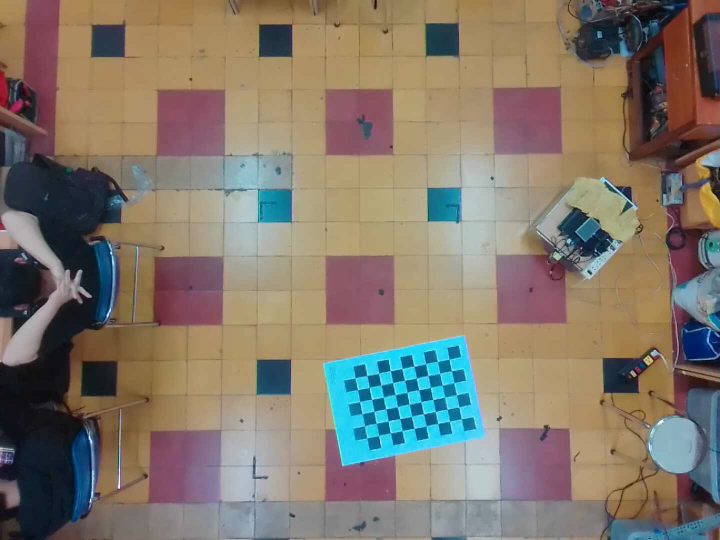
#> input picture Chessboard_to_Calib/captured_image_20240714_113548_409897.jpg, 1440 x 1080 px (shown at 1/2 size); its folder holds only this picture in this run
$ python Calib.py
#> lines starting #> are read from the running program, lines starting #| are printed output that depends on the picture; after the words box and inside, x2 and y2 are one past the last pixel; in counts of white or black regions, pixels touching at a corner belong together; long printed decimals are rounded
#!/usr/bin/env python3

'''
Welcome to the Camera Calibration Program!

This program:
  - Performs camera calibration using a chessboard.
  - Author: Mai Thanh Dat - Nguyen Phuc Bao Nguyen
'''

from __future__ import print_function # Python 2/3 compatibility
import cv2 # Import the OpenCV library to enable computer vision
import numpy as np # Import the NumPy scientific computing library
import glob # Used to get retrieve files that have a specified pattern

# Project: Camera Calibration Using Python and OpenCV
# Date created: 12/19/2021
# Python version: 3.8

# Chessboard dimensions
number_of_squares_X = 10 # Number of chessboard squares along the x-axis
number_of_squares_Y = 7  # Number of chessboard squares along the y-axis
nX = number_of_squares_X - 1 # Number of interior corners along x-axis
nY = number_of_squares_Y - 1 # Number of interior corners along y-axis
square_size = 0.07 # Size, in meters, of a square side

# Set termination criteria. We stop either when an accuracy is reached or when
# we have finished a certain number of iterations.
criteria = (cv2.TERM_CRITERIA_EPS + cv2.TERM_CRITERIA_MAX_ITER, 30, 0.001)

# Define real world coordinates for points in the 3D coordinate frame
# Object points are (0,0,0), (1,0,0), (2,0,0) ...., (5,8,0)
object_points_3D = np.zeros((nX * nY, 3), np.float32)

# These are the x and y coordinates
object_points_3D[:,:2] = np.mgrid[0:nX, 0:nY].T.reshape(-1, 2)

object_points_3D = object_points_3D * square_size

# Store vectors of 3D points for all chessboard images (world coordinate frame)
object_points = []

# Store vectors of 2D points for all chessboard images (camera coordinate frame)
image_points = []

#frame size
frameSize = (1440,1080)

def main():

  # Get the file path for images in the current directory
  images = glob.glob('Chessboard_to_Calib/*.png') + glob.glob('Chessboard_to_Calib/*.jpg')

  # Go through each chessboard image, one by one
  for image_file in images:

    # Load the image
    image = cv2.imread(image_file)
#> image is the input picture: shape (1080, 1440, 3); mean B, G, R 107.5, 120.2, 130.3
    new_width = 640
    new_height = 480

    # Resize ảnh
    resized_image = cv2.resize(image, (new_width, new_height))
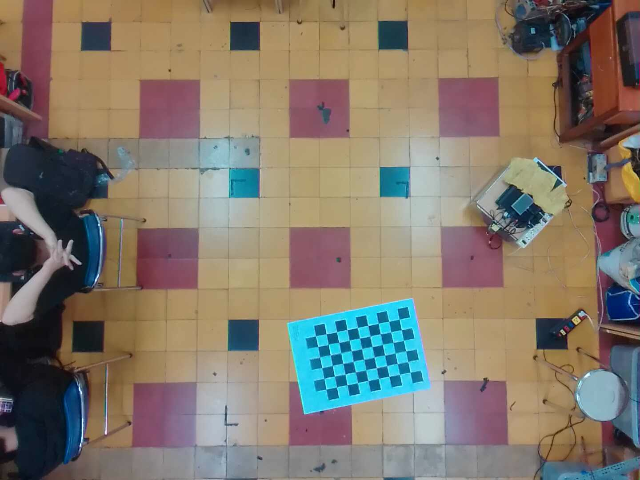
#> resized_image: shape (480, 640, 3); mean B, G, R 107.4, 120.2, 130.3

    # Convert the image to grayscale
    gray = cv2.cvtColor(resized_image, cv2.COLOR_BGR2GRAY)
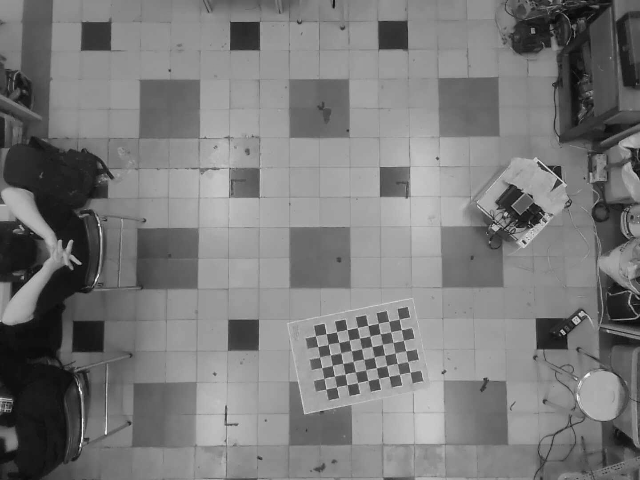
#> gray: shape (480, 640); min 3, max 248, mean 121.8

    # Find the corners on the chessboard
    success, corners = cv2.findChessboardCorners(gray, (nX, nY), None)
#> success = True; corners = 54 rows, first 8: [410, 372.3], [399.5, 374.4], [388.9, 376.5], [378.6, 378.4], [368.1, 380.6], [357.3, 382.7], [347.1, 384.8], [336.4, 387.2]

    # If the corners are found by the algorithm, draw them
    if success == True:

      # Append object points
      object_points.append(object_points_3D)

      # Find more exact corner pixels
      corners_2 = cv2.cornerSubPix(gray, corners, (11,11), (-1,-1), criteria)
#> corners_2 = 54 rows, first 8: [405.3, 368.6], [405.3, 368.6], [383.1, 372.2], [383.1, 372.2], [374.5, 382.4], [349.9, 378], [341.7, 380.1], [341.7, 380.1]

      # Append image points
      image_points.append(corners_2)

      # Draw the corners
      cv2.drawChessboardCorners(resized_image, (nX, nY), corners_2, success)
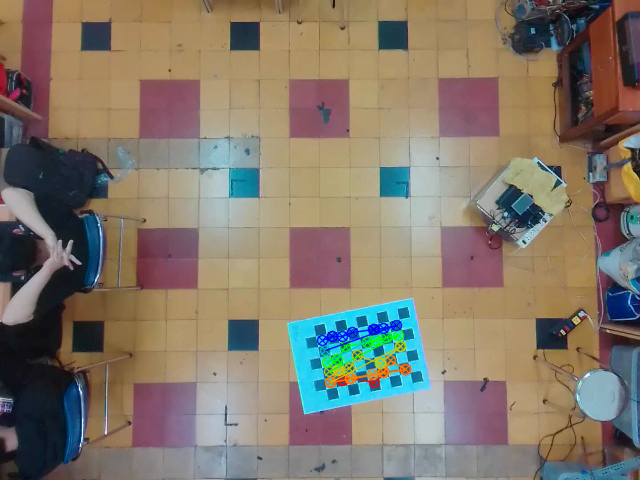
#> resized_image: shape (480, 640, 3); 1.19% of pixels changed, all inside (x1, y1, x2, y2) = (316, 319, 412, 389)

      # Display the image. Used for testing.
      cv2.imshow("Image", resized_image)

      # Display the window for a short period. Used for testing.
      cv2.waitKey(1000)

  # Perform camera calibration to return the camera matrix, distortion coefficients, rotation and translation vectors etc
  ret, mtx, dist, rvecs, tvecs = cv2.calibrateCamera(object_points,
                                                    image_points,
                                                    frameSize,
                                                    None,
                                                    None)
#> ret = 7.03; mtx = [[815.3, 0, 751.8], [0, 758.1, 531.6], [0, 0, 1]]; dist = [[0.173, 0.744, -0.123, -0.0207, -6.09]]; rvecs = ([-0.837, -0.904, 2.69],); tvecs = ([-2.21, -1.01, 5.71],)

  # Save parameters to a file
  cv_file = cv2.FileStorage('calibration_chessboard.yaml', cv2.FILE_STORAGE_WRITE)
  cv_file.write('K', mtx)
  cv_file.write('D', dist)
  cv_file.release()

  # Load the parameters from the saved file
  cv_file = cv2.FileStorage('calibration_chessboard.yaml', cv2.FILE_STORAGE_READ)
  mtx = cv_file.getNode('K').mat()
  dst = cv_file.getNode('D').mat()
  cv_file.release()

  # Display key parameter outputs of the camera calibration process
  print("Camera matrix:")
  print(mtx)

  print("\n Distortion coefficient:")
  print(dist)
#| [[ 0.1726  0.7442 -0.1232 -0.02069 -6.094]]

  # Close all windows
  cv2.destroyAllWindows()

if __name__ == '__main__':
  print(__doc__)
  main()

$ run again, on Chessboard_to_Calib/captured_image_20240714_113832_767156.jpg
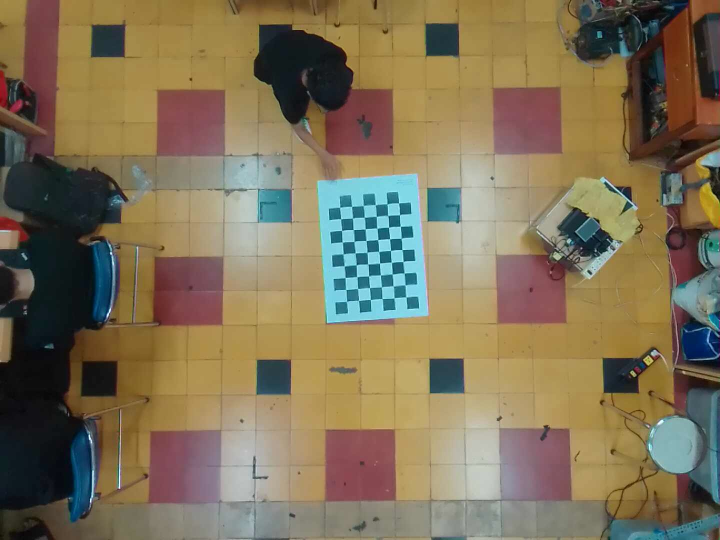
#> input picture Chessboard_to_Calib/captured_image_20240714_113832_767156.jpg, 1440 x 1080 px (shown at 1/2 size)
#> in main, image is the input picture: shape (1080, 1440, 3); mean B, G, R 87.5, 114.2, 127.4
#> in main, `gray = cv2.cvtColor(resized_image, cv2.COLOR_BGR2GRAY)`:
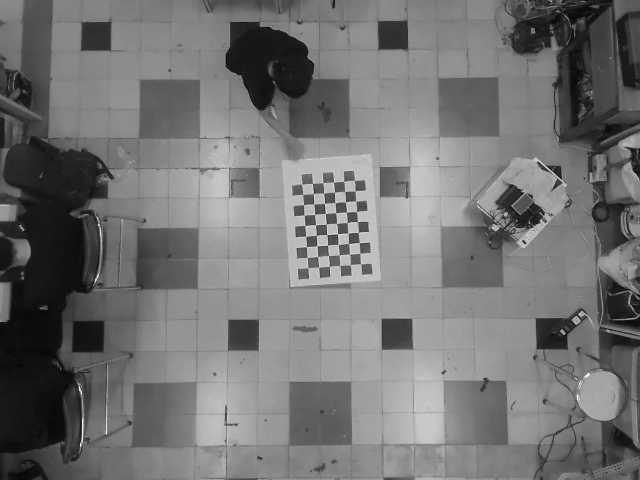
#> gray: shape (480, 640); min 3, max 248, mean 115
#> success = True; corners = 54 rows, first 8: [307.7, 267.9], [307.2, 257.4], [306.5, 246.6], [305.7, 236.3], [304.9, 225.6], [304.1, 215.2], [303.5, 204.6], [302.7, 194.5]
#> corners_2 = 54 rows, first 8: [313.4, 261.3], [312.8, 250.4], [312.3, 241.4], [312.3, 241.4], [309.5, 220.2], [309.5, 220.2], [309.5, 209.4], [309.5, 199.6]
#> in main, `cv2.drawChessboardCorners(resized_image, (nX, nY), corners_2, success)`:
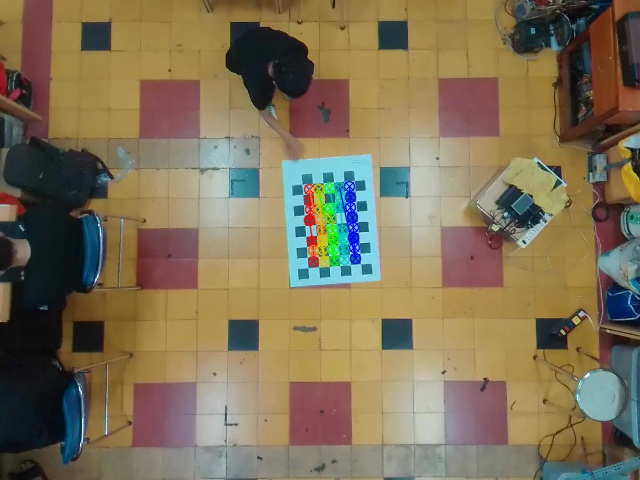
#> resized_image: shape (480, 640, 3); mean B, G, R 86.7, 113.8, 127.5
#> ret = 4.53; mtx = [[873.7, 0, 709.9], [0, 411.2, 626.3], [0, 0, 1]]; dist = [[-0.104, -0.0745, -0.00426, -0.0824, 0.0458]]; rvecs = ([-0.335, 0.76, -1.05],); tvecs = ([-1.38, -3.32, 3.49],)
#| [[-0.1042 -0.07446 -0.004258 -0.08239  0.04584]]

$ run again, on Chessboard_to_Calib/captured_image_20240714_113845_578745.jpg
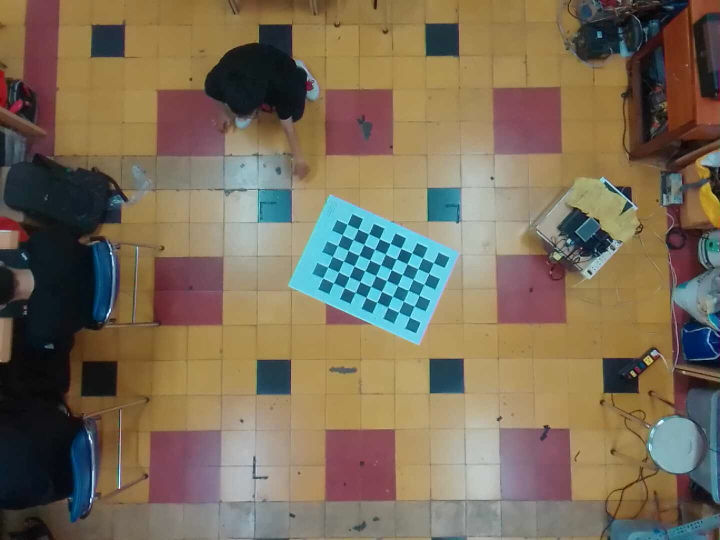
#> input picture Chessboard_to_Calib/captured_image_20240714_113845_578745.jpg, 1440 x 1080 px (shown at 1/2 size)
#> in main, image is the input picture: shape (1080, 1440, 3); mean B, G, R 88.3, 109.4, 122.7
#> in main, `gray = cv2.cvtColor(resized_image, cv2.COLOR_BGR2GRAY)`:
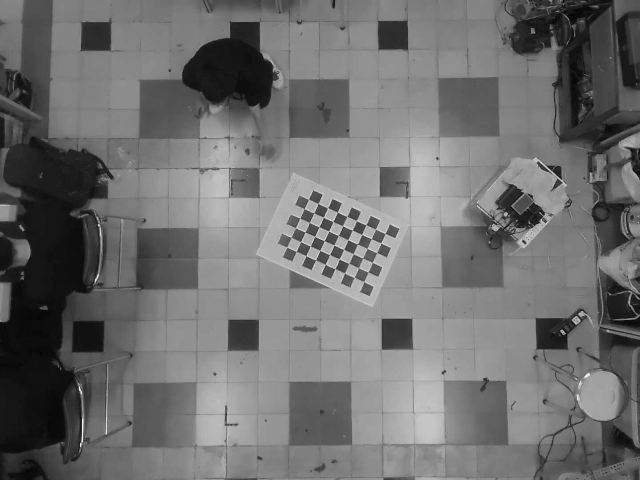
#> gray: shape (480, 640); min 2, max 248, mean 110.9
#> success = True; corners = 54 rows, first 8: [363.7, 281.5], [354.4, 277.4], [344.4, 272.8], [335, 268.6], [325.2, 264.3], [315.6, 259.9], [306.1, 255.6], [296, 251.6]
#> corners_2 = 54 rows, first 8: [361.2, 274.8], [350.5, 269.9], [340.7, 263.8], [332.3, 261.7], [322.6, 255.7], [322.6, 255.7], [313.3, 253.5], [304.6, 248.7]
#> in main, `cv2.drawChessboardCorners(resized_image, (nX, nY), corners_2, success)`:
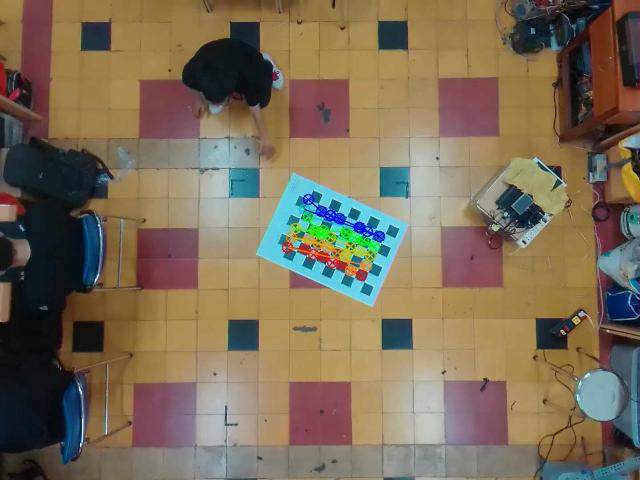
#> resized_image: shape (480, 640, 3); mean B, G, R 87.2, 109, 123.2
#> ret = 5.48; mtx = [[10390.6, 0, 745.4], [0, 2051.4, 680.4], [0, 0, 1]]; dist = [[-2.42, -71.58, -0.223, -0.164, 540.3]]; rvecs = ([2.05, -0.116, -2.19],); tvecs = ([-0.253, -1.59, 7.65],)
#| [[-2.42370996e+00 -7.15778805e+01 -2.23302038e-01 -1.63752577e-01
#|    5.40313241e+02]]
